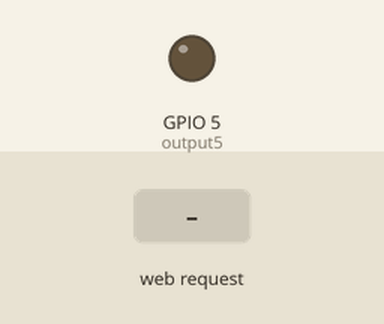
The program below on a simulated ESP8266 (NodeMCU). Parts: output pins drawn as LEDs (lit = HIGH). Inputs (shaded band) come from the test bench. WiFi joins after 1.5 s; servers stay silent unless stated; what the program prints to the serial monitor is not drawn.

Above: at 2.7 s.
2.8 s: HTTP request GET /5/on received
At 3.2 s:
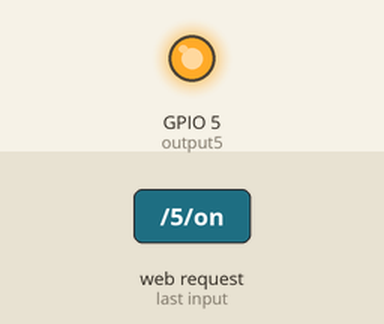
4.3 s: HTTP request GET /5/off received
At 5.5 s:
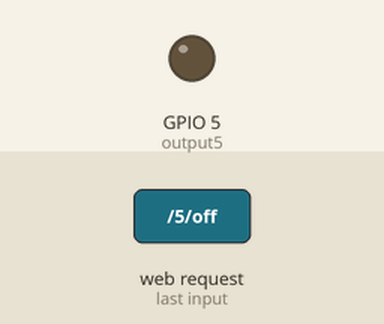
Timing chart, 0 to 7.3 s (numbered marks = the images above; inputs shaded):
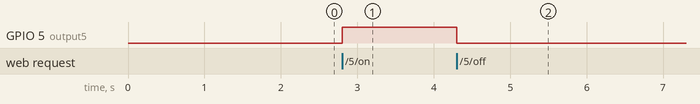

Measured:
- after the input at 2.8 s, GPIO 5 (output5): LOW → HIGH at once
- after the input at 4.3 s, GPIO 5 (output5): HIGH → LOW at once

The program:

main.cpp
```cpp
#include <ESP8266WiFi.h>
#include <ESP8266WebServer.h>

const char* ssid     = "iPhone Otavio";
const char* password = "senhaforte";

ESP8266WebServer server(80);

const int output5 = 5;//D1

//Você precisa colocar o ip da sua faixa
IPAddress local_IP(172,20,10,10); //Troque o IP
IPAddress gateway(172,20,10,1);
IPAddress subnet(255,255,255,240);

void handleRoot();
void handleOn();
void handleOff();


void handleRoot() {
  String html = "<!DOCTYPE html><html>";
  html += "<head><meta name=\"viewport\" content=\"width=device-width, initial-scale=1\">";
  html += "<link rel=\"icon\" href=\"data:,\">";
  html += "<style>html { font-family: Helvetica; display: inline-block; margin: 0px auto; text-align: center;}";
  html += ".button { background-color: #195B6A; border: none; color: white; padding: 16px 40px;";
  html += "text-decoration: none; font-size: 30px; margin: 2px; cursor: pointer;}";
  html += ".button2 {background-color: #77878A;}</style></head>";
  html += "<body><h1>ESP8266 Web Server</h1>";
  html += "<h2>Prof. Rafael</h2>";
  html += "<button onclick=\"toggleLED('on')\" class=\"button\">OFF</button>";
  html += "<button onclick=\"toggleLED('off')\" class=\"button button2\">ON</button>";
  html += "<script>";
  html += "function toggleLED(state) {";
  html += "  var xhr = new XMLHttpRequest();";
  html += "  xhr.open('GET', '/5/' + state, true);";
  html += "  xhr.send();";
  html += "}";
  html += "</script>";
  html += "</body></html>";
  server.send(200, "text/html", html);
}

void handleOn() {
  digitalWrite(output5, HIGH);
  server.send(200, "text/plain", "LED Ligado!");
}

void handleOff() {
  digitalWrite(output5, LOW);
  server.send(200, "text/plain", "LED Desligado!");
}

void setup() {
  Serial.begin(9600);
  pinMode(output5, OUTPUT);
  digitalWrite(output5, LOW);

  if (!WiFi.config(local_IP, gateway, subnet)) {
    Serial.println("STA Failed to configure");
  }
  WiFi.begin(ssid, password);
  while (WiFi.status() != WL_CONNECTED) {
    delay(500);
    Serial.print(".");
  }
  Serial.println("");
  Serial.println("WiFi connected.");
  Serial.println("IP address: ");
  Serial.println(WiFi.localIP());

  server.on("/", HTTP_GET, handleRoot);
  server.on("/5/on", HTTP_GET, handleOn);
  server.on("/5/off", HTTP_GET, handleOff);
  server.begin();
}

void loop(){
  server.handleClient();
}
```
